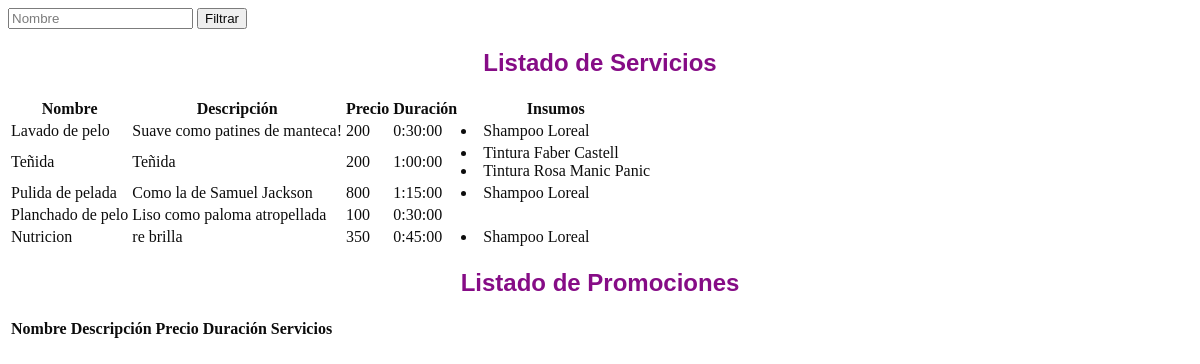
The app's page /gestion/listaServicios/, older data.
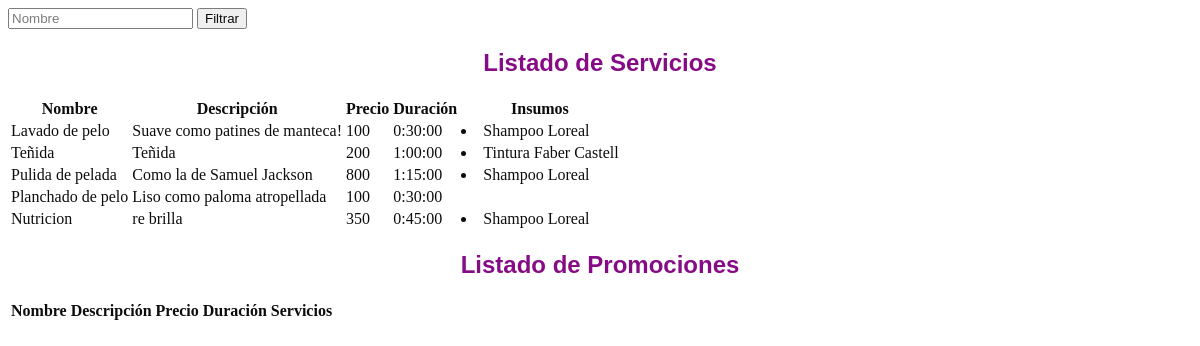
The same page, newer data.
### gestion/models.py (models this page shows, shortened)
class Servicio(models.Model):
    FILTROS = {
        "nombre": ["nombre__icontains"],
    }
    class Meta:
        abstract = True
    MODULO = timedelta(minutes=15)
    nombre = models.CharField(max_length=100)
    descripcion = models.CharField(max_length=100)
    precio = models.IntegerField(default=0)
    sector = models.ForeignKey(Sector)

class ServicioBasico(Servicio):
    duracion = models.IntegerField(default=0)
    insumos = models.ManyToManyField(Insumo, blank=True)
    def get_duracion(self):
        return self.duracion * self.MODULO

class Insumo (models.Model):
    MINILITROS= 'Minilitros'
    LITROS= 'Litros'
    GRAMOS = 'Gramos'
    KILOS = 'Kilos'
    CC = 'Centimetros Cubicos'
    UNIDAD_DE_MEDIDA = [
        (MINILITROS, 'Minilitros'),
        (LITROS, 'Litros'),
        (GRAMOS, 'Gramos'),
        (KILOS, 'Kilos'),
        (CC, 'Centimetros Cubicos')
    ]
    FILTROS = {
        "nombre": ["nombre__icontains"],
        "marca": ["marca__icontains"]
    }
    nombre = models.CharField(max_length=100)
    marca = models.CharField(max_length=100)
    contenidoNeto = models.PositiveIntegerField(default="Centimetros Cubicos")
    unidadDeMedida = models.CharField(max_length=25, choices=UNIDAD_DE_MEDIDA, default=0)
    stock = models.IntegerField(default=0)
    def __str__(self):
        return "{} {}".format(self.nombre, self.marca)

### gestion/views.py (the view)
def listaServicios(request):
    usuario = request.user
    print(usuario)
    servicios = ServicioBasico.objects.all()
    insumos = Insumo.objects.all()
    return render(request, 'servicio/listaServicios.html', {'servicios': servicios, 'insumos': insumos, 'usuario': usuario})

### gestion/templates/servicio/listaServicios.html (shortened to what this page needs)
<div class="container background-white" style="opacity: 0.95;">
    <div class="row margin-vert-30">
        <div class="col-md-12">
            <form method="get" action="">
                <input name="nombre" placeholder="Nombre" value="{{ f.nombre }}" class="filtro">
                <button class="btn btn-violet pull-right" type="submit">Filtrar</button>
            </form>
            <h2><font color="Purple"><font face="arial"><center> Listado de Servicios </center></font></font></h2>
            <table class="table table-striped">
                <thread>
                    <tr>
                        <th>Nombre</th>
                        <th>Descripción</th>
                        <th>Precio</th>
                        <th>Duración</th>
                        <th>Insumos</th>
                    </tr>
                </thread>
                <tbody>
                    {% for servicio in servicios %}
                    <tr>
                        <td>{{servicio.nombre}}</td>
                        <td>{{servicio.descripcion}}</td>
                        <td>{{servicio.precio}}</td>
                        <td>{{servicio.get_duracion}}</td>
                        <td>{% for insumo in servicio.insumos.all %}
                               <li>{{insumo}}
                            {% endfor %}
                        </td>
                    </tr>
                    {% endfor %}
                </tbody>
            </table>
            <h2><font color="Purple"><font face="arial"><center> Listado de Promociones </center></font></font></h2>
            <table class="table table-striped">
                <thread>
                    <tr>
                        <th>Nombre</th>
                        <th>Descripción</th>
                        <th>Precio</th>
                        <th>Duración</th>
                        <th>Servicios</th>
                    </tr>
                </thread>
            </table>
        </div>
    </div>
</div>

Row changes from the older to the newer data that the page shows:
changed ServicioBasico "Lavado de pelo": precio "200" → "100"
changed ServicioBasico "Teñida": loses Insumo (nombre+marca "Tintura Rosa Manic Panic")
